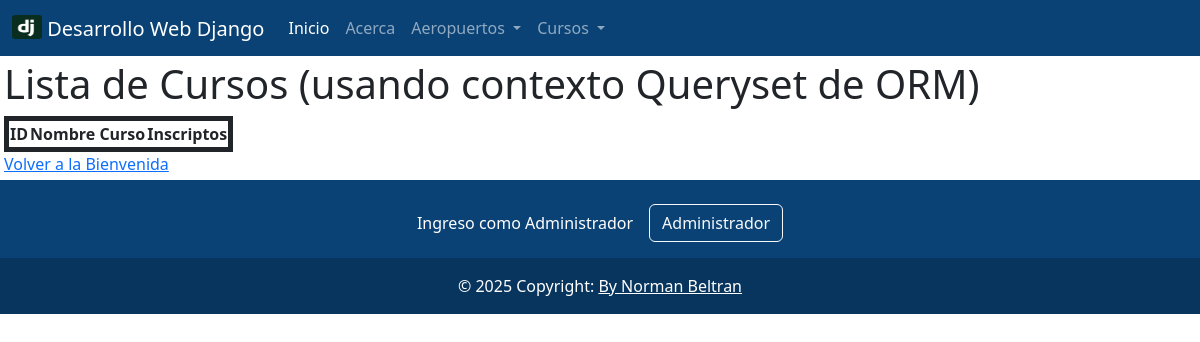
The page /cursos_orm/ on the database as committed earlier.
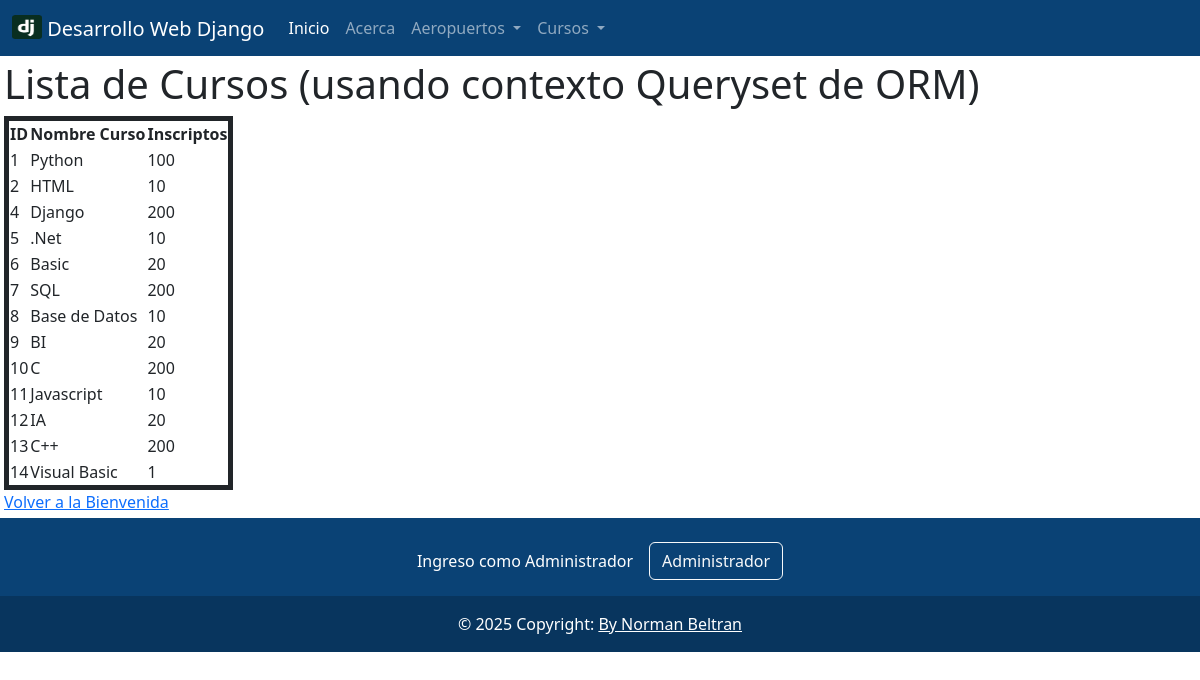
The same page on the database as committed later.
### myapp/models.py (models this page shows, shortened)
class Curso(models.Model):
    nombre = models.CharField(max_length=40)
    inscriptos = models.IntegerField()
    solo_empresas = models.BooleanField(default=False)
    TURNOS = (
        ("M", "Mañana"),
        ("T", "Tarde"),
        ("N", "Noche")
    )
    turno = models.CharField(choices=TURNOS, null=True)
    profesor = models.ForeignKey("Profesor", on_delete=models.SET_NULL, null=True)

### myapp/views.py (the view)
# urls.py: path("cursos_orm/",   views.cursos_orm, name="cursos_orm"),
def cursos_orm(request):
    cursos = Curso.objects.all()
    ctx = {"cursos": cursos}
    return render(request, 'myapp/cursos_orm.html', ctx)

### myapp/templates/myapp/cursos_orm.html (shortened to what this page needs)
{% extends 'myapp/base.html' %}
{% block content %}
    <h1>Lista de Cursos (usando contexto Queryset de ORM)</h1>
    <table style="border:5px solid">
        <thead>
            <tr>
                <th>ID</th>
                <th>Nombre Curso</th>
                <th>Inscriptos</th>
            </tr>
        </thead>
        <tbody>
            {% for c  in cursos %}
            <tr>
                <td>{{c.id}}</td>
                <td>{{c.nombre}}</td>
                <td>{{c.inscriptos}}</td>
            </tr>
            {% endfor %}
        </tbody>
    </table>
    <a href="{% url 'bienvenido' %}">Volver a la Bienvenida</a>
{% endblock %}

### myapp/templates/myapp/base.html (shortened to what this page needs)
{% load static %}
<!doctype html>
<html lang="en">
  <head>
    <link href="https://cdn.jsdelivr.net/npm/bootstrap@5.2.0-beta1/dist/css/bootstrap.min.css" rel="stylesheet">
  </head>
  <body>
    <nav class="navbar navbar-expand-lg navbar-dark" style='background-color: #0a4275;'>
      <div class="container-fluid">
        <a class="navbar-brand mb-0 h1" href="#">
          <img src="{% static 'myapp/django.png' %}" alt="" width="30" height="24" class="d-inline-block align-text-top">
          Desarrollo Web Django</a>
        <div class="collapse navbar-collapse" id="navbarSupportedContent">
          <ul class="navbar-nav me-auto mb-2 mb-lg-0">
            <li class="nav-item">
              <a class="nav-link active" aria-current="page" href="#">Inicio</a>
            </li>
            <li class="nav-item">
              <a class="nav-link" href="#">Acerca</a>
            </li>
            <li class="nav-item dropdown">
              <a class="nav-link dropdown-toggle" href="#" id="navbarDropdown" role="button" data-bs-toggle="dropdown" aria-expanded="false">
                Aeropuertos
              </a>
            </li>
            <li class="nav-item dropdown">
              <a class="nav-link dropdown-toggle" href="#" id="navbarDropdown" role="button" data-bs-toggle="dropdown" aria-expanded="false">
                Cursos
              </a>
            </li>
          </ul>
        </div>
      </div>
    </nav>
    <div class="p-1 pb-1 ">
      {% block content %} {% endblock %}
    </div>
    <section class="">
      <footer class="text-center text-white" style="background-color: #0a4275;">
        <div class="container p-4 pb-0">
          <section class="">
            <p class="d-flex justify-content-center align-items-center">
              <span class="me-3">Ingreso como Administrador</span>
              <button type="button" class="btn btn-outline-light btn-rounded">
                Administrador
              </button>
            </p>
          </section>
        </div>
        {% block footer %}
        <div class="text-center p-3" style="background-color: rgba(0, 0, 0, 0.2);">
            © 2025 Copyright:
            <a class="text-white" href="https://www.linkedin.com/in/norman-beltran/">By Norman Beltran</a>
        </div>
        {% endblock footer %}
      </footer>
    </section>
  </body>
</html>

Rows that differ between the two databases and show on the page:
added Curso: id "1", nombre "Python", inscriptos "100"
added Curso: id "2", nombre "HTML", inscriptos "10"
added Curso: id "4", nombre "Django", inscriptos "200"
added Curso: id "5", nombre ".Net", inscriptos "10"
added Curso: id "6", nombre "Basic", inscriptos "20"
added Curso: id "7", nombre "SQL", inscriptos "200"
added Curso: id "8", nombre "Base de Datos", inscriptos "10"
added Curso: id "9", nombre "BI", inscriptos "20"
added Curso: id "10", nombre "C", inscriptos "200"
added Curso: id "11", nombre "Javascript", inscriptos "10"
added Curso: id "12", nombre "IA", inscriptos "20"
added Curso: id "13", nombre "C++", inscriptos "200"
added Curso: id "14", nombre "Visual Basic", inscriptos "1"
